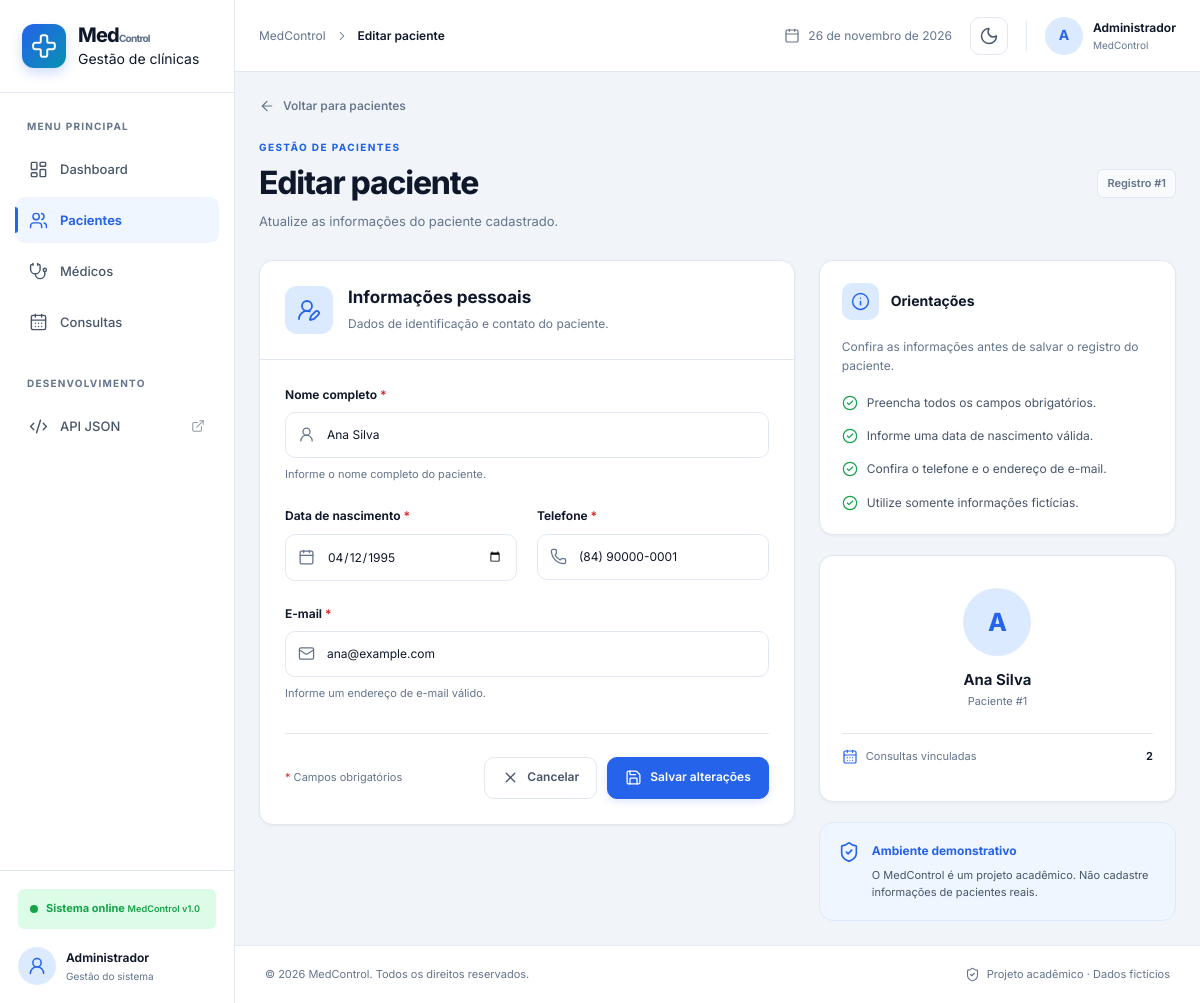
/pacientes/editar/1, run on the app's committed database.
### app.py (models this page shows)
class Paciente(db.Model):
    __tablename__ = "pacientes"
    id = db.Column(db.Integer, primary_key=True)
    nome = db.Column(db.String(150), nullable=False)
    data_nascimento = db.Column(db.Date, nullable=False)
    telefone = db.Column(db.String(20), nullable=False)
    email = db.Column(db.String(150), nullable=False)
    consultas = db.relationship(
        "Consulta",
        back_populates="paciente",
        passive_deletes=True
    )

### app.py (the view, shortened to what this page needs)
@app.route(
    "/pacientes/editar/<int:id>",
    methods=["GET", "POST"]
)
def editar_paciente(id):
    paciente = db.get_or_404(Paciente, id)
    return render_template(
        "form_paciente.html",
        paciente=paciente
    )

### templates/form_paciente.html (shortened to what this page needs)
{% extends "base.html" %}
{% block breadcrumb %}
    {{ 'Editar paciente' if paciente else 'Novo paciente' }}
{% endblock %}
{% block content %}
<a href="{{ url_for('pacientes') }}"
   class="back-link">
    <i data-lucide="arrow-left"></i>
    Voltar para pacientes
</a>
<section class="page-header">
    <div class="page-heading">
        <span class="page-eyebrow">
            GESTÃO DE PACIENTES
        </span>
        {% if paciente %}
            <h1>Editar paciente</h1>
            <p>
                Atualize as informações do paciente cadastrado.
            </p>
        {% else %}
            <h1>Novo paciente</h1>
            <p>
                Preencha os dados para cadastrar
                um novo paciente na clínica.
            </p>
        {% endif %}
    </div>
    {% if paciente %}
        <span class="record-id">
            Registro #{{ paciente.id }}
        </span>
    {% endif %}
</section>
<section class="form-layout">
    <article class="panel form-panel">
        <div class="form-panel-header">
            <div class="form-header-icon stat-blue">
                {% if paciente %}
                    <i data-lucide="user-round-pen"></i>
                {% else %}
                    <i data-lucide="user-plus"></i>
                {% endif %}
            </div>
            <div>
                <h2>Informações pessoais</h2>
                <p>
                    Dados de identificação e contato do paciente.
                </p>
            </div>
        </div>
        <form
            action="{{ url_for('editar_paciente', id=paciente.id) if paciente else url_for('novo_paciente') }}"
            method="POST"
            class="standard-form"
            id="form-paciente">
            <div class="form-grid">
                <div class="form-group form-full">
                    <label for="nome">
                        Nome completo
                        <span class="required">*</span>
                    </label>
                    <div class="input-wrapper">
                        <input
                            type="text"
                            id="nome"
                            name="nome"
                            placeholder="Digite o nome completo"
                            value="{{ request.form.get('nome', paciente.nome if paciente else '') }}"
                            maxlength="150"
                            autocomplete="off"
                            required>
                    </div>
                    <small class="form-hint">
                        Informe o nome completo do paciente.
                    </small>
                </div>
                <div class="form-group">
                    <label for="data_nascimento">
                        Data de nascimento
                        <span class="required">*</span>
                    </label>
                    <div class="input-wrapper">
                        <input
                            type="date"
                            id="data_nascimento"
                            name="data_nascimento"
                            value="{{ request.form.get('data_nascimento', paciente.data_nascimento.isoformat() if paciente else '') }}"
                            required>
                    </div>
                </div>
                <div class="form-group">
                    <label for="telefone">
                        Telefone
                        <span class="required">*</span>
                    </label>
                    <div class="input-wrapper">
                        <input
                            type="tel"
                            id="telefone"
                            name="telefone"
                            class="phone-mask"
                            placeholder="(00) 00000-0000"
                            value="{{ request.form.get('telefone', paciente.telefone if paciente else '') }}"
                            maxlength="20"
                            autocomplete="off"
                            required>
                    </div>
                </div>
                <div class="form-group form-full">
                    <label for="email">
                        E-mail
                        <span class="required">*</span>
                    </label>
                    <div class="input-wrapper">
                        <input
                            type="email"
                            id="email"
                            name="email"
                            placeholder="paciente@example.com"
                            value="{{ request.form.get('email', paciente.email if paciente else '') }}"
                            maxlength="150"
                            autocomplete="off"
                            required>
                    </div>
                    <small class="form-hint">
                        Informe um endereço de e-mail válido.
                    </small>
                </div>
            </div>
            <div class="form-footer">
                <span class="required-info">
                    <span class="required">*</span>
                    Campos obrigatórios
                </span>
                <div class="form-actions">
                    <a href="{{ url_for('pacientes') }}"
                       class="btn btn-outline">
                        <i data-lucide="x"></i>
                        Cancelar
                    </a>
                    <button type="submit"
                            class="btn btn-primary">
                        <i data-lucide="save"></i>
                        {% if paciente %}
                            Salvar alterações
                        {% else %}
                            Salvar paciente
                        {% endif %}
                    </button>
                </div>
            </div>
        </form>
    </article>
    <aside class="form-sidebar">
        <article class="panel guidance-panel">
            <div class="guidance-header">
                <div class="guidance-icon stat-blue">
                    <i data-lucide="info"></i>
                </div>
                <h3>Orientações</h3>
            </div>
            <p>
                Confira as informações antes de salvar
                o registro do paciente.
            </p>
            <ul class="guidance-list">
                <li>
                    <i data-lucide="circle-check"></i>
                    <span>
                        Preencha todos os campos obrigatórios.
                    </span>
                </li>
                <li>
                    <i data-lucide="circle-check"></i>
                    <span>
                        Informe uma data de nascimento válida.
                    </span>
                </li>
                <li>
                    <i data-lucide="circle-check"></i>
                    <span>
                        Confira o telefone e o endereço de e-mail.
                    </span>
                </li>
                <li>
                    <i data-lucide="circle-check"></i>
                    <span>
                        Utilize somente informações fictícias.
                    </span>
                </li>
            </ul>
        </article>
        {% if paciente %}
            <article class="panel record-panel">
                <div class="record-profile">
                    <div class="record-avatar">
                        {{ paciente.nome[0]|upper }}
                    </div>
                    <h3>{{ paciente.nome }}</h3>
                    <span>Paciente #{{ paciente.id }}</span>
                </div>
                <div class="record-details">
                    <div class="record-detail">
                        <i data-lucide="calendar-days"></i>
                        <span>Consultas vinculadas</span>
                        <strong>
                            {{ paciente.consultas|length }}
                        </strong>
                    </div>
                </div>
            </article>
        {% endif %}
        <div class="privacy-card">
            <i data-lucide="shield-check"></i>
            <div>
                <strong>Ambiente demonstrativo</strong>
                <p>
                    O MedControl é um projeto acadêmico.
                    Não cadastre informações de pacientes reais.
                </p>
            </div>
        </div>
    </aside>
</section>
{% endblock %}

### data on the page
Paciente: id "1", nome "Ana Silva", data_nascimento "04/12/1995", telefone "(84) 90000-0001", email "ana@example.com", nome "A"

### other printed values
{{ 'Editar paciente' if paciente else 'Novo paciente' }} "Editar paciente"
{{ paciente.consultas|length }} "2"
